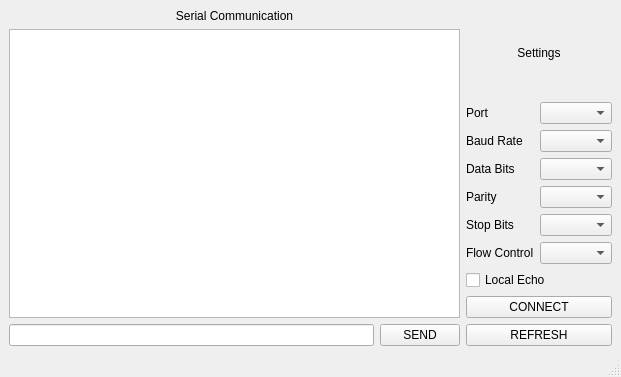
<?xml version="1.0" encoding="UTF-8"?>
<ui version="4.0">
 <class>MainWindow</class>
 <widget class="QMainWindow" name="MainWindow">
  <property name="geometry">
   <rect>
    <x>0</x>
    <y>0</y>
    <width>621</width>
    <height>377</height>
   </rect>
  </property>
  <property name="windowTitle">
   <string>MainWindow</string>
  </property>
  <property name="styleSheet">
   <string notr="true">#btn_connect:checked{background-color:rgb(115,210,22);}</string>
  </property>
  <widget class="QWidget" name="centralwidget">
   <layout class="QVBoxLayout" name="verticalLayout_3">
    <item>
     <layout class="QHBoxLayout" name="horizontalLayout_10">
      <item>
       <layout class="QVBoxLayout" name="verticalLayout_2">
        <item>
         <widget class="QLabel" name="label">
          <property name="text">
           <string>Serial Communication</string>
          </property>
          <property name="alignment">
           <set>Qt::AlignCenter</set>
          </property>
         </widget>
        </item>
        <item>
         <widget class="QTextBrowser" name="textBrowser_terminal"/>
        </item>
        <item>
         <layout class="QHBoxLayout" name="horizontalLayout_9">
          <item>
           <widget class="QLineEdit" name="lineEdit_input"/>
          </item>
          <item>
           <widget class="QPushButton" name="btn_send">
            <property name="text">
             <string>SEND</string>
            </property>
           </widget>
          </item>
         </layout>
        </item>
       </layout>
      </item>
      <item>
       <layout class="QVBoxLayout" name="verticalLayout">
        <item>
         <widget class="QLabel" name="label_2">
          <property name="text">
           <string>Settings</string>
          </property>
          <property name="alignment">
           <set>Qt::AlignCenter</set>
          </property>
         </widget>
        </item>
        <item>
         <layout class="QHBoxLayout" name="horizontalLayout">
          <item>
           <widget class="QLabel" name="label_10">
            <property name="text">
             <string>Port</string>
            </property>
           </widget>
          </item>
          <item>
           <widget class="QComboBox" name="combo_port"/>
          </item>
         </layout>
        </item>
        <item>
         <layout class="QHBoxLayout" name="horizontalLayout_2">
          <item>
           <widget class="QLabel" name="label_3">
            <property name="text">
             <string>Baud Rate</string>
            </property>
           </widget>
          </item>
          <item>
           <widget class="QComboBox" name="combo_baud"/>
          </item>
         </layout>
        </item>
        <item>
         <layout class="QHBoxLayout" name="horizontalLayout_3">
          <item>
           <widget class="QLabel" name="label_4">
            <property name="text">
             <string>Data Bits</string>
            </property>
           </widget>
          </item>
          <item>
           <widget class="QComboBox" name="combo_databits"/>
          </item>
         </layout>
        </item>
        <item>
         <layout class="QHBoxLayout" name="horizontalLayout_4">
          <item>
           <widget class="QLabel" name="label_5">
            <property name="text">
             <string>Parity</string>
            </property>
           </widget>
          </item>
          <item>
           <widget class="QComboBox" name="combo_parity"/>
          </item>
         </layout>
        </item>
        <item>
         <layout class="QHBoxLayout" name="horizontalLayout_5">
          <item>
           <widget class="QLabel" name="label_6">
            <property name="text">
             <string>Stop Bits</string>
            </property>
           </widget>
          </item>
          <item>
           <widget class="QComboBox" name="combo_stopbits"/>
          </item>
         </layout>
        </item>
        <item>
         <layout class="QHBoxLayout" name="horizontalLayout_6">
          <item>
           <widget class="QLabel" name="label_7">
            <property name="text">
             <string>Flow Control</string>
            </property>
           </widget>
          </item>
          <item>
           <widget class="QComboBox" name="combo_flow"/>
          </item>
         </layout>
        </item>
        <item>
         <widget class="QCheckBox" name="check_echo">
          <property name="text">
           <string>Local Echo</string>
          </property>
         </widget>
        </item>
        <item>
         <layout class="QHBoxLayout" name="horizontalLayout_7">
          <item>
           <widget class="QPushButton" name="btn_connect">
            <property name="styleSheet">
             <string notr="true"/>
            </property>
            <property name="text">
             <string>CONNECT</string>
            </property>
            <property name="checkable">
             <bool>true</bool>
            </property>
           </widget>
          </item>
         </layout>
        </item>
        <item>
         <layout class="QHBoxLayout" name="horizontalLayout_8">
          <item>
           <widget class="QPushButton" name="btn_refresh">
            <property name="text">
             <string>REFRESH</string>
            </property>
           </widget>
          </item>
         </layout>
        </item>
       </layout>
      </item>
     </layout>
    </item>
   </layout>
  </widget>
  <widget class="QMenuBar" name="menubar">
   <property name="geometry">
    <rect>
     <x>0</x>
     <y>0</y>
     <width>621</width>
     <height>21</height>
    </rect>
   </property>
  </widget>
  <widget class="QStatusBar" name="statusbar"/>
 </widget>
 <resources/>
 <connections/>
</ui>
